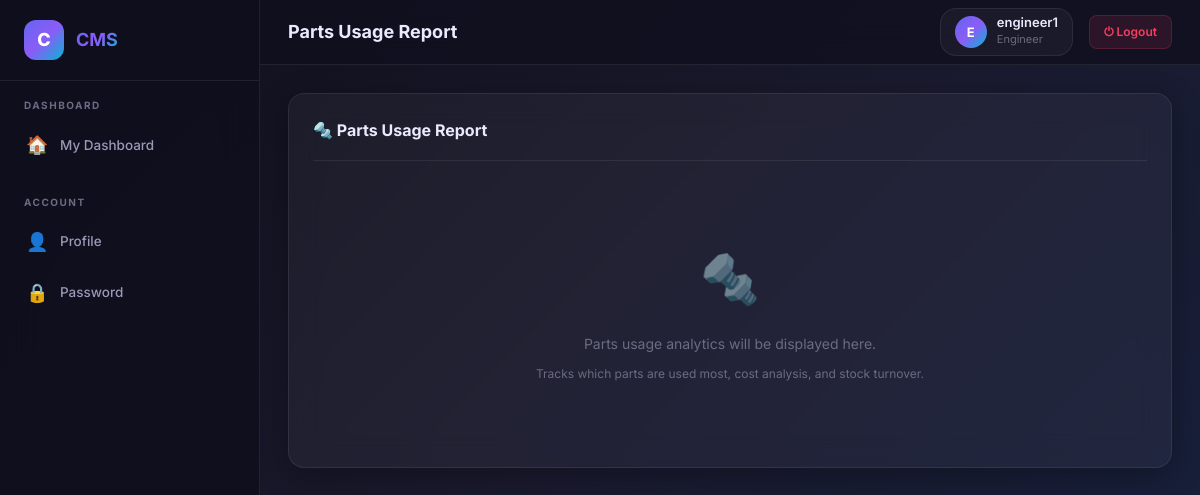
/analytics/reports/parts-usage/ (signed in), run on the app's committed database.
### accounts/models.py (models this page shows, shortened)
class User(AbstractUser):
    ROLE_CHOICES = (
        ('admin', 'Admin'),
        ('engineer', 'Engineer'),
        ('operations', 'Operations'),  # NEW
        ('analytics', 'Analytics'),     # NEW
        ('manager', 'Manager'),         # NEW
    )
    role = models.CharField(max_length=20, choices=ROLE_CHOICES, default='engineer')
    contact_no = models.CharField(max_length=20, blank=True, null=True)

### analytics/views.py (the view)
# urls.py: path('reports/parts-usage/', views.parts_usage_report, name='parts_usage_report'),
@login_required
def parts_usage_report(request):
    return render(request, 'analytics/parts_usage.html')

### templates/analytics/parts_usage.html (shortened to what this page needs)
{% extends 'base.html' %}
{% block page_title %}Parts Usage Report{% endblock %}
{% block content %}
<div class="glass-card fade-up">
    <div class="card-header">
        <h3>🔩 Parts Usage Report</h3>
    </div>
    <div class="empty-state">
        <div class="empty-icon">🔩</div>
        <p>Parts usage analytics will be displayed here.</p>
        <p style="margin-top:8px;font-size:12px;color:var(--text-muted);">Tracks which parts are used most, cost
            analysis, and stock turnover.</p>
    </div>
</div>
{% endblock %}

### templates/base.html (shortened to what this page needs)
{% load static %}
<!DOCTYPE html>
<html lang="en">
<head>
  <link rel="stylesheet" href="{% static 'css/styles.css' %}">
</head>
<body>
  <div class="app-layout">
    <aside class="sidebar" id="sidebar">
      <div class="sidebar-brand">
        <div class="brand-icon">C</div>
        <h2>CMS</h2>
      </div>
      <nav class="sidebar-nav">
        {% if user.role == 'engineer' %}
        <div class="nav-section">
          <div class="nav-section-title">Dashboard</div>
          <a href="{% url 'engineer_dashboard' %}" class="nav-link">
            <span class="nav-icon">🏠</span> My Dashboard
          </a>
        </div>
        {% endif %}
        <div class="nav-section">
          <div class="nav-section-title">Account</div>
          <a href="{% url 'profile' %}" class="nav-link">
            <span class="nav-icon">👤</span> Profile
          </a>
          <a href="{% url 'change_password' %}" class="nav-link">
            <span class="nav-icon">🔒</span> Password
          </a>
        </div>
      </nav>
    </aside>
    <div class="main-content">
      <header class="top-navbar">
        <div class="navbar-left">
          <h1 class="page-title">{% block page_title %}Dashboard{% endblock %}</h1>
        </div>
        <div class="navbar-right">
          <div class="navbar-user">
            <div class="user-avatar">{{ user.username|first|upper }}</div>
            <div class="user-info">
              <span class="user-name">{{ user.username }}</span>
              <span class="user-role">{{ user.role }}</span>
            </div>
          </div>
          <a href="{% url 'logout' %}" class="btn-logout">⏻ Logout</a>
        </div>
      </header>
      <main class="page-content fade-up">
        {% block content %}{% endblock %}
      </main>
    </div>
  </div>
</body>
</html>

### data on the page
User: username|first "E", username "engineer1", role "Engineer"
